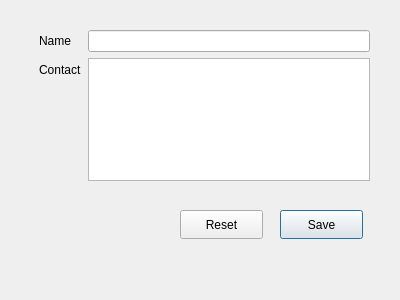
<?xml version="1.0" encoding="UTF-8"?>
<ui version="4.0">
 <class>AddSupplier</class>
 <widget class="QDialog" name="AddSupplier">
  <property name="geometry">
   <rect>
    <x>0</x>
    <y>0</y>
    <width>400</width>
    <height>300</height>
   </rect>
  </property>
  <property name="maximumSize">
   <size>
    <width>400</width>
    <height>300</height>
   </size>
  </property>
  <property name="windowTitle">
   <string>Add Supplier</string>
  </property>
  <widget class="QPushButton" name="btnSave">
   <property name="geometry">
    <rect>
     <x>280</x>
     <y>210</y>
     <width>83</width>
     <height>29</height>
    </rect>
   </property>
   <property name="text">
    <string>Save</string>
   </property>
  </widget>
  <widget class="QPushButton" name="btmReset">
   <property name="geometry">
    <rect>
     <x>180</x>
     <y>210</y>
     <width>83</width>
     <height>29</height>
    </rect>
   </property>
   <property name="text">
    <string>Reset</string>
   </property>
  </widget>
  <widget class="QWidget" name="formLayoutWidget">
   <property name="geometry">
    <rect>
     <x>39</x>
     <y>30</y>
     <width>331</width>
     <height>151</height>
    </rect>
   </property>
   <layout class="QFormLayout" name="formLayout">
    <item row="0" column="0">
     <widget class="QLabel" name="label">
      <property name="text">
       <string>Name</string>
      </property>
     </widget>
    </item>
    <item row="1" column="0">
     <widget class="QLabel" name="label_2">
      <property name="text">
       <string>Contact</string>
      </property>
     </widget>
    </item>
    <item row="0" column="1">
     <widget class="QLineEdit" name="txtSupplierName"/>
    </item>
    <item row="1" column="1">
     <widget class="QTextEdit" name="txtSupplierContact"/>
    </item>
   </layout>
  </widget>
 </widget>
 <resources/>
 <connections/>
</ui>
